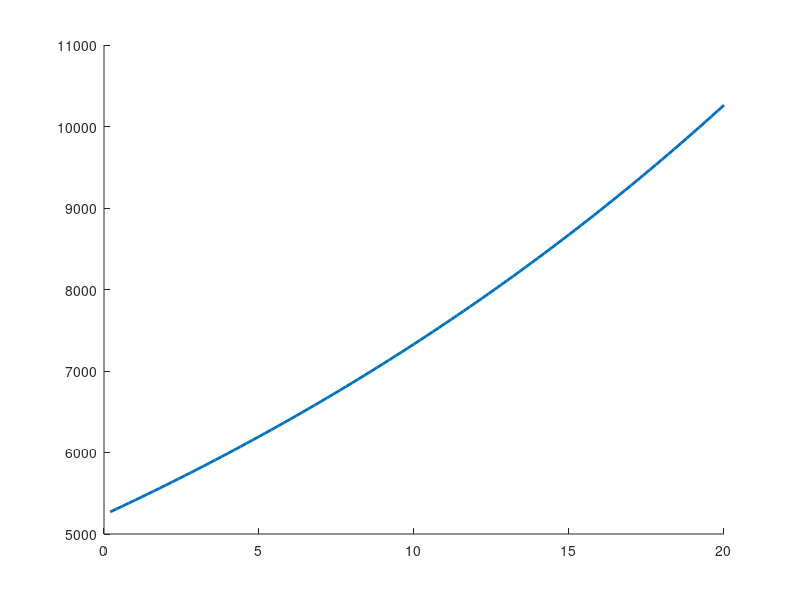
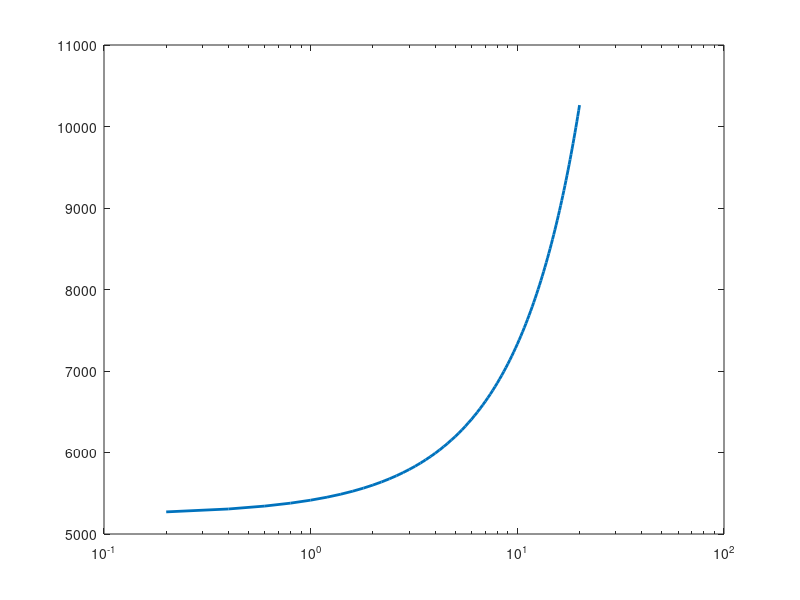

Write MATLAB code to recreate these figures, in order.
rpm = 50000;
rpmMax = 98000;
tStep = 0.2;
tMax = 20;
T = tMax / log(rpmMax/rpm);

w0 = rpm * pi / 30;

for k = 1:100
  time(k) = k*tStep;
  expo(k) = w0*exp((k*tStep)/T);
end
hold on
plot(time,expo,'LineWidth',2)

figure(2)
semilogx(time,expo,'LineWidth',2)
% t = linspace(0,20,101);
% t = 0.2;
% b = 2356.2; % amplitude
% x = (2*pi/40); % period
% c = (3*pi)/2; % horizontal phase shift
% d = b; % vertical phase shift
% 
% for k = 1:100
%   time(k) = t*k;
%   sinu(k) = b*sin((x*k*t) + c)+d;
%   vel(k) = 50000*pi/30 + sinu(k);
% end
% % figure(2)
% plot(time,sinu,'LineWidth',2)
% hold on
% plot(time,vel,'LineWidth',2)